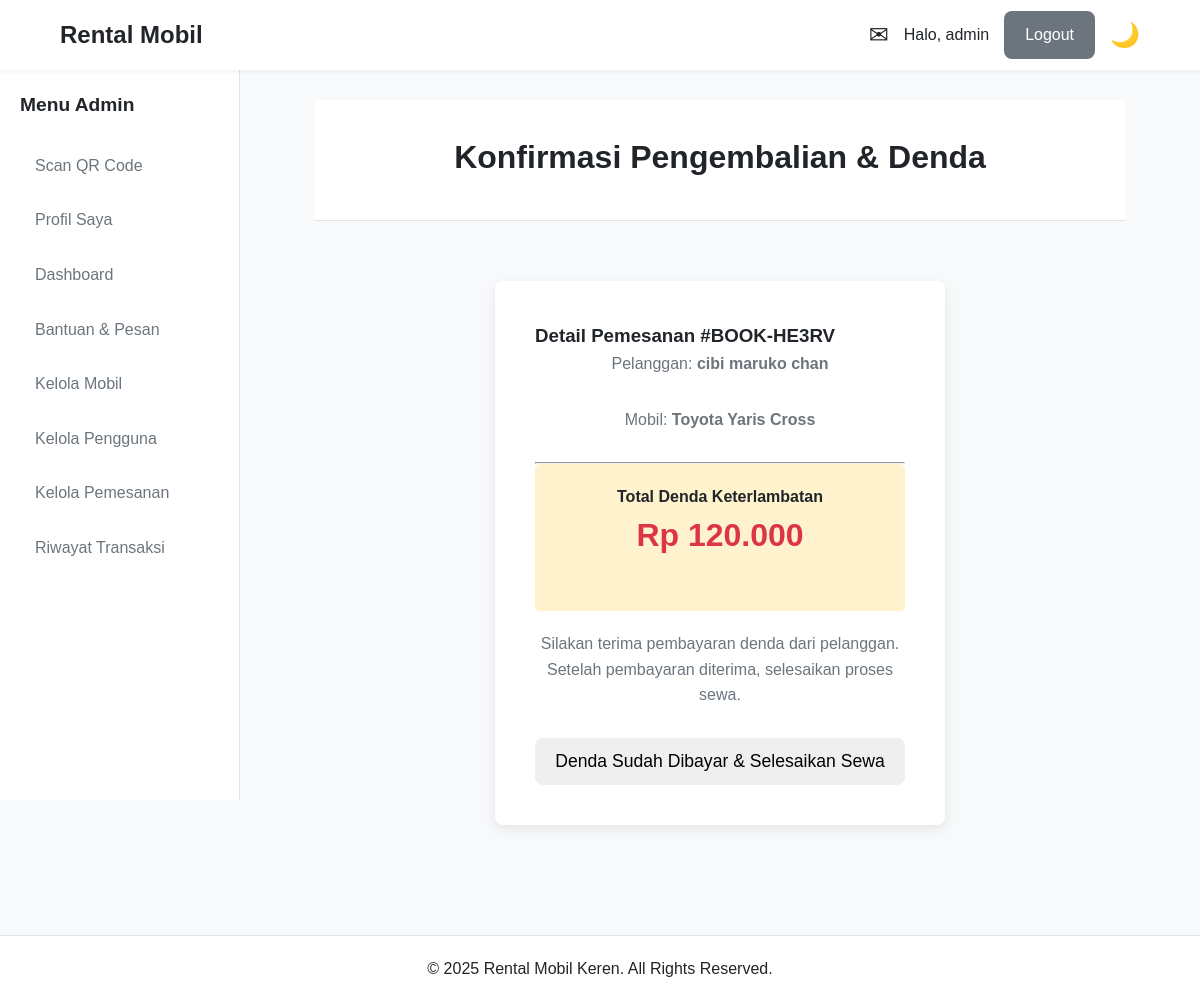
The page /karyawan/konfirmasi_pengembalian.php?id=16 (signed in) on the database its author committed.
### tables this page shows
CREATE TABLE `pemesanan` (
  `id_pemesanan` int(11) NOT NULL,
  `kode_pemesanan` varchar(10) NOT NULL,
  `id_pengguna` int(11) NOT NULL,
  `id_mobil` int(11) NOT NULL,
  `tanggal_mulai` datetime NOT NULL,
  `tanggal_selesai` datetime NOT NULL,
  `tanggal_pengembalian` datetime DEFAULT NULL,
  `total_biaya` decimal(12,2) NOT NULL,
  `total_denda` decimal(12,2) DEFAULT 0.00,
  `total_biaya_diajukan` decimal(12,2) DEFAULT NULL,
  `status_pemesanan` enum('Menunggu Pembayaran','Menunggu Verifikasi','Dikonfirmasi','Berjalan','Selesai','Dibatalkan','Pengajuan Pembatalan','Pengajuan Ambil Cepat','Menunggu Pembayaran Denda','Pengajuan Ditolak') NOT NULL,
  `alasan_pembatalan` text DEFAULT NULL,
  `rekening_pembatalan` varchar(50) DEFAULT NULL,
  `rating_pengguna` int(1) DEFAULT NULL,
  `review_pelanggan` text DEFAULT NULL,
  `catatan_admin` varchar(255) DEFAULT NULL,
  `waktu_pengambilan` datetime DEFAULT NULL,
  `waktu_pengembalian` datetime DEFAULT NULL,
  `batas_pembayaran` datetime DEFAULT NULL,
  `tgl_mulai_diajukan` datetime DEFAULT NULL,
  `tanggal_pemesanan` timestamp NOT NULL DEFAULT current_timestamp(),
  `updated_at` timestamp NOT NULL DEFAULT current_timestamp() ON UPDATE current_timestamp()
);

CREATE TABLE `pengguna` (
  `id_pengguna` int(11) NOT NULL,
  `username` varchar(50) NOT NULL,
  `password` varchar(255) NOT NULL,
  `nama_lengkap` varchar(100) NOT NULL,
  `nik` varchar(16) DEFAULT NULL,
  `foto_ktp` varchar(255) DEFAULT NULL,
  `email` varchar(100) NOT NULL,
  `no_telp` varchar(15) NOT NULL,
  `alamat` text DEFAULT NULL,
  `role` enum('Admin','Karyawan','Pelanggan') NOT NULL DEFAULT 'Pelanggan',
  `created_at` timestamp NOT NULL DEFAULT current_timestamp()
);

CREATE TABLE `mobil` (
  `id_mobil` int(11) NOT NULL,
  `plat_nomor` varchar(10) NOT NULL,
  `merk` varchar(50) NOT NULL,
  `model` varchar(50) NOT NULL,
  `tahun` year(4) NOT NULL,
  `jenis_mobil` varchar(50) DEFAULT NULL,
  `harga_sewa_harian` decimal(10,2) NOT NULL,
  `denda_per_hari` decimal(10,2) NOT NULL,
  `status` enum('Tersedia','Disewa','Perawatan','Tidak Aktif','Dipesan') NOT NULL DEFAULT 'Tersedia',
  `gambar_mobil` varchar(255) DEFAULT NULL,
  `spesifikasi` text DEFAULT NULL,
  `kelas_mobil` enum('Low level','Mid level','High level','Luxury') DEFAULT 'Mid level',
  `updated_at` timestamp NOT NULL DEFAULT current_timestamp() ON UPDATE current_timestamp()
);

### includes/functions.php (called while the page is built, shortened)
<?php
function format_rupiah($angka) {
    return 'Rp ' . number_format($angka, 0, ',', '.');
}

### karyawan/konfirmasi_pengembalian.php (the view, shortened to what this page needs)
<?php
require_once '../includes/config.php';
require_once '../includes/functions.php';
$id_pemesanan = isset($_GET['id']) ? (int)$_GET['id'] : 0;
try {
    $stmt = $pdo->prepare("SELECT p.*, u.nama_lengkap, m.merk, m.model FROM pemesanan p JOIN pengguna u ON p.id_pengguna = u.id_pengguna JOIN mobil m ON p.id_mobil = m.id_mobil WHERE p.id_pemesanan = ?");
    $stmt->execute([$id_pemesanan]);
    $pemesanan = $stmt->fetch();
} catch (PDOException $e) { die("Error: ".$e->getMessage()); }
require_once '../includes/header.php';
?>
<div class="page-header"><h1>Konfirmasi Pengembalian & Denda</h1></div>
<div class="form-container">
    <div class="form-box">
        <h3>Detail Pemesanan #<?= htmlspecialchars($pemesanan['kode_pemesanan']) ?></h3>
        <p>Pelanggan: <strong><?= htmlspecialchars($pemesanan['nama_lengkap']) ?></strong></p>
        <p>Mobil: <strong><?= htmlspecialchars($pemesanan['merk'] . ' ' . $pemesanan['model']) ?></strong></p>
        <hr>
        <div class="denda-info" style="text-align:center; padding: 20px; background: #fff3cd; border-radius: 5px;">
            <h4>Total Denda Keterlambatan</h4>
            <p style="font-size: 2rem; font-weight: bold; color: var(--danger-color);"><?= format_rupiah($pemesanan['total_denda']) ?></p>
        </div>
        <p style="text-align:center; margin-top:20px;">Silakan terima pembayaran denda dari pelanggan. Setelah pembayaran diterima, selesaikan proses sewa.</p>
        <form action="<?= BASE_URL ?>actions/pemesanan/proses_penyelesaian.php" method="POST" style="margin-top: 20px;" onsubmit="return confirm('Anda yakin denda sudah dibayar dan ingin menyelesaikan penyewaan ini?');">
            <button type="submit" class="btn btn-success" style="width: 100%;">Denda Sudah Dibayar & Selesaikan Sewa</button>
        </form>
    </div>
</div>
<?php require_once '../includes/footer.php'; ?>

### assets/css/style.css (style rules this page uses)
:root { --primary-color: #007bff; --secondary-color: #6c757d; --success-color: #28a745; --danger-color: #dc3545; --warning-color: #ffc107; --info-color: #17a2b8; --bg-color: #f8f9fa; --surface-color: #ffffff; --text-color: #212529; --muted-text-color: #6c757d; --border-color: #dee2e6; --font-family: 'Poppins', sans-serif; --header-height: 70px; --sidebar-width: 240px; --border-radius: 8px; --box-shadow: 0 4px 12px rgba(0, 0, 0, 0.08); }
* { margin: 0; padding: 0; box-sizing: border-box; }
body { font-family: var(--font-family); background-color: var(--bg-color); color: var(--text-color); line-height: 1.6; }
.btn { display: inline-block; padding: 10px 20px; font-size: 1rem; font-weight: 500; border: 1px solid transparent; border-radius: var(--border-radius); cursor: pointer; transition: all 0.2s; text-align: center; }
.form-container { display: flex; justify-content: center; align-items: center; padding: 40px 0; }
.form-box { background: var(--surface-color); padding: 40px; border-radius: var(--border-radius); box-shadow: var(--box-shadow); width: 100%; max-width: 450px; }
.form-box p { text-align: center; margin-bottom: 30px; color: var(--muted-text-color); }
.form-box .btn { width: 100%; padding: 12px; font-size: 1.1rem; }
.page-header { background-color: var(--surface-color); padding: 2rem 0; text-align: center; margin-bottom: 30px; border-bottom: 1px solid var(--border-color); }
.page-header h1 { margin-bottom: 5px; }

### assets/css/dashboard.css (style rules this page uses)
.page-header { margin-bottom: 20px; }

### rows shown on the page
pemesanan: kode_pemesanan "BOOK-HE3RV", id_pengguna.nama_lengkap "cibi maruko chan", id_mobil.model "Toyota Yaris Cross", total_denda "Rp 120.000"

### other values the page prints
$sapaan "admin"
$_SESSION['role'] "Admin"
